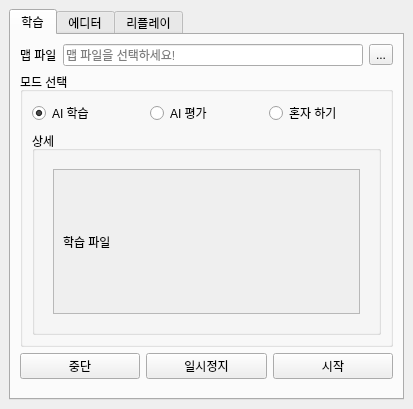
<?xml version="1.0" encoding="UTF-8"?>
<ui version="4.0">
 <class>MainWindow</class>
 <widget class="QMainWindow" name="MainWindow">
  <property name="enabled">
   <bool>true</bool>
  </property>
  <property name="geometry">
   <rect>
    <x>0</x>
    <y>0</y>
    <width>413</width>
    <height>409</height>
   </rect>
  </property>
  <property name="windowTitle">
   <string>MainWindow</string>
  </property>
  <widget class="QWidget" name="centralwidget">
   <layout class="QGridLayout" name="gridLayout_2">
    <item row="0" column="0">
     <widget class="QTabWidget" name="tab">
      <property name="currentIndex">
       <number>0</number>
      </property>
      <property name="tabsClosable">
       <bool>false</bool>
      </property>
      <property name="movable">
       <bool>true</bool>
      </property>
      <widget class="QWidget" name="tab_2">
       <attribute name="title">
        <string>학습</string>
       </attribute>
       <layout class="QGridLayout" name="gridLayout_6">
        <item row="2" column="0" colspan="2">
         <widget class="QGroupBox" name="groupBox">
          <property name="title">
           <string>모드 선택</string>
          </property>
          <layout class="QVBoxLayout" name="verticalLayout_3">
           <item>
            <layout class="QHBoxLayout" name="horizontalLayout_5">
             <property name="bottomMargin">
              <number>0</number>
             </property>
             <item>
              <widget class="QRadioButton" name="radio_ai_train">
               <property name="text">
                <string>AI 학습</string>
               </property>
               <property name="checked">
                <bool>true</bool>
               </property>
              </widget>
             </item>
             <item>
              <widget class="QRadioButton" name="radio_ai_test">
               <property name="text">
                <string>AI 평가</string>
               </property>
              </widget>
             </item>
             <item>
              <widget class="QRadioButton" name="radio_solo">
               <property name="text">
                <string>혼자 하기</string>
               </property>
              </widget>
             </item>
            </layout>
           </item>
           <item>
            <widget class="QGroupBox" name="groupBox_2">
             <property name="title">
              <string>상세</string>
             </property>
             <layout class="QVBoxLayout" name="verticalLayout_4">
              <item>
               <widget class="QStackedWidget" name="stackedWidget">
                <property name="currentIndex">
                 <number>1</number>
                </property>
                <widget class="QWidget" name="ai_train">
                 <layout class="QGridLayout" name="gridLayout">
                  <item row="1" column="0">
                   <widget class="QScrollArea" name="scrollArea">
                    <property name="horizontalScrollBarPolicy">
                     <enum>Qt::ScrollBarAsNeeded</enum>
                    </property>
                    <property name="widgetResizable">
                     <bool>true</bool>
                    </property>
                    <property name="alignment">
                     <set>Qt::AlignLeading|Qt::AlignLeft|Qt::AlignTop</set>
                    </property>
                    <widget class="QWidget" name="scrollAreaWidgetContents_3">
                     <property name="geometry">
                      <rect>
                       <x>0</x>
                       <y>-4</y>
                       <width>242</width>
                       <height>114</height>
                      </rect>
                     </property>
                     <layout class="QGridLayout" name="gridLayout_3">
                      <item row="2" column="1">
                       <widget class="QSpinBox" name="spinBox">
                        <property name="minimum">
                         <number>1</number>
                        </property>
                        <property name="maximum">
                         <number>64</number>
                        </property>
                        <property name="value">
                         <number>16</number>
                        </property>
                       </widget>
                      </item>
                      <item row="2" column="0">
                       <widget class="QLabel" name="label">
                        <property name="text">
                         <string>에이전트 수</string>
                        </property>
                       </widget>
                      </item>
                      <item row="0" column="0">
                       <widget class="QLabel" name="label_2">
                        <property name="text">
                         <string>학습 파일</string>
                        </property>
                       </widget>
                      </item>
                      <item row="0" column="1">
                       <layout class="QHBoxLayout" name="horizontalLayout_3">
                        <item>
                         <widget class="QLineEdit" name="lineEdit">
                          <property name="text">
                           <string/>
                          </property>
                          <property name="placeholderText">
                           <string>새 파일 생성</string>
                          </property>
                         </widget>
                        </item>
                        <item>
                         <widget class="QToolButton" name="toolButton">
                          <property name="text">
                           <string>...</string>
                          </property>
                         </widget>
                        </item>
                       </layout>
                      </item>
                      <item row="1" column="0" colspan="2">
                       <layout class="QHBoxLayout" name="horizontalLayout_4">
                        <item>
                         <widget class="QRadioButton" name="radioButton_5">
                          <property name="text">
                           <string>이어서 학습</string>
                          </property>
                          <property name="checked">
                           <bool>true</bool>
                          </property>
                         </widget>
                        </item>
                        <item>
                         <widget class="QRadioButton" name="radioButton_4">
                          <property name="text">
                           <string>덮어씌우기</string>
                          </property>
                         </widget>
                        </item>
                       </layout>
                      </item>
                     </layout>
                    </widget>
                   </widget>
                  </item>
                 </layout>
                </widget>
                <widget class="QWidget" name="page">
                 <layout class="QGridLayout" name="gridLayout_7">
                  <item row="0" column="0">
                   <widget class="QScrollArea" name="scrollArea_2">
                    <property name="widgetResizable">
                     <bool>true</bool>
                    </property>
                    <widget class="QWidget" name="scrollAreaWidgetContents_4">
                     <property name="geometry">
                      <rect>
                       <x>0</x>
                       <y>0</y>
                       <width>257</width>
                       <height>110</height>
                      </rect>
                     </property>
                     <layout class="QGridLayout" name="gridLayout_8">
                      <item row="0" column="0">
                       <widget class="QLabel" name="label_4">
                        <property name="text">
                         <string>학습 파일</string>
                        </property>
                       </widget>
                      </item>
                     </layout>
                    </widget>
                   </widget>
                  </item>
                 </layout>
                </widget>
                <widget class="QWidget" name="page_2"/>
               </widget>
              </item>
             </layout>
            </widget>
           </item>
          </layout>
         </widget>
        </item>
        <item row="0" column="0">
         <widget class="QLabel" name="label_3">
          <property name="text">
           <string>맵 파일</string>
          </property>
         </widget>
        </item>
        <item row="0" column="1">
         <layout class="QHBoxLayout" name="horizontalLayout_6">
          <item>
           <widget class="QLineEdit" name="lineEdit_2">
            <property name="placeholderText">
             <string>맵 파일을 선택하세요!</string>
            </property>
           </widget>
          </item>
          <item>
           <widget class="QToolButton" name="toolButton_2">
            <property name="text">
             <string>...</string>
            </property>
           </widget>
          </item>
         </layout>
        </item>
        <item row="3" column="0" colspan="2">
         <layout class="QHBoxLayout" name="horizontalLayout_7">
          <property name="bottomMargin">
           <number>10</number>
          </property>
          <item>
           <widget class="QPushButton" name="pushButton_3">
            <property name="text">
             <string>중단</string>
            </property>
           </widget>
          </item>
          <item>
           <widget class="QPushButton" name="pushButton">
            <property name="text">
             <string>일시정지</string>
            </property>
           </widget>
          </item>
          <item>
           <widget class="QPushButton" name="pushButton_2">
            <property name="text">
             <string>시작</string>
            </property>
           </widget>
          </item>
         </layout>
        </item>
       </layout>
      </widget>
      <widget class="QWidget" name="">
       <attribute name="title">
        <string>에디터</string>
       </attribute>
       <layout class="QGridLayout" name="gridLayout_5">
        <item row="0" column="0">
         <widget class="QLabel" name="label_5">
          <property name="text">
           <string>맵 파일</string>
          </property>
         </widget>
        </item>
        <item row="0" column="1">
         <layout class="QHBoxLayout" name="horizontalLayout_8">
          <item>
           <widget class="QLineEdit" name="lineEdit_3">
            <property name="placeholderText">
             <string>새 파일 생성</string>
            </property>
           </widget>
          </item>
          <item>
           <widget class="QToolButton" name="toolButton_3">
            <property name="text">
             <string>...</string>
            </property>
           </widget>
          </item>
         </layout>
        </item>
        <item row="1" column="0" colspan="2">
         <layout class="QHBoxLayout" name="horizontalLayout_10">
          <item>
           <widget class="QPushButton" name="pushButton_4">
            <property name="text">
             <string>복사하여 열기</string>
            </property>
           </widget>
          </item>
          <item>
           <widget class="QPushButton" name="pushButton_5">
            <property name="text">
             <string>열기</string>
            </property>
           </widget>
          </item>
         </layout>
        </item>
       </layout>
      </widget>
      <widget class="QWidget" name="tab_3">
       <attribute name="title">
        <string>리플레이</string>
       </attribute>
      </widget>
     </widget>
    </item>
   </layout>
  </widget>
 </widget>
 <resources/>
 <connections/>
</ui>
